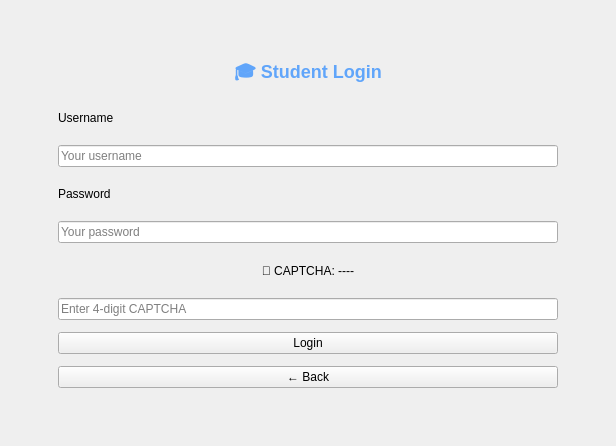
      <widget class="QWidget" name="pageStudentLogin">
       <layout class="QVBoxLayout">
        <item><spacer><property name="orientation"><enum>Qt::Vertical</enum></property></spacer></item>
        <item>
         <layout class="QHBoxLayout">
          <item><spacer><property name="orientation"><enum>Qt::Horizontal</enum></property></spacer></item>
          <item>
           <widget class="QFrame" name="frameStudentLogin">
            <property name="minimumSize"><size><width>580</width><height>410</height></size></property>
            <layout class="QVBoxLayout"><property name="margin"><number>40</number></property><property name="spacing"><number>12</number></property>
             <item><widget class="QLabel"><property name="text"><string>🎓 Student Login</string></property><property name="alignment"><set>Qt::AlignCenter</set></property><property name="styleSheet"><string>font-size:18px;font-weight:bold;color:#60a5fa;</string></property></widget></item>
             <item><widget class="QLabel"><property name="text"><string>Username</string></property></widget></item>
             <item><widget class="QLineEdit" name="txtStudentUsername"><property name="placeholderText"><string>Your username</string></property></widget></item>
             <item><widget class="QLabel"><property name="text"><string>Password</string></property></widget></item>
             <item><widget class="QLineEdit" name="txtStudentPassword"><property name="placeholderText"><string>Your password</string></property><property name="echoMode"><enum>QLineEdit::Password</enum></property></widget></item>
             <item><widget class="QLabel" name="lblCaptchaStudent"><property name="text"><string>🔐 CAPTCHA: ----</string></property><property name="alignment"><set>Qt::AlignCenter</set></property></widget></item>
             <item><widget class="QLineEdit" name="txtStudentCaptcha"><property name="placeholderText"><string>Enter 4-digit CAPTCHA</string></property></widget></item>
             <item><widget class="QPushButton" name="btnStudentLogin"><property name="text"><string>Login</string></property></widget></item>
             <item><widget class="QPushButton" name="btnBackFromStudentLogin"><property name="text"><string>← Back</string></property></widget></item>
            </layout>
           </widget>
          </item>
          <item><spacer><property name="orientation"><enum>Qt::Horizontal</enum></property></spacer></item>
         </layout>
        </item>
        <item><spacer><property name="orientation"><enum>Qt::Vertical</enum></property></spacer></item>
       </layout>
      </widget>
